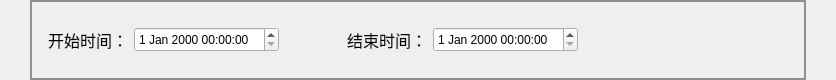
             <widget class="QWidget" name="widget_information_feedback_middle_2" native="true">
              <property name="minimumSize">
               <size>
                <width>0</width>
                <height>80</height>
               </size>
              </property>
              <property name="maximumSize">
               <size>
                <width>16777215</width>
                <height>80</height>
               </size>
              </property>
              <property name="styleSheet">
               <string notr="true"/>
              </property>
              <layout class="QHBoxLayout" name="horizontalLayout_55">
               <property name="leftMargin">
                <number>30</number>
               </property>
               <property name="topMargin">
                <number>0</number>
               </property>
               <property name="rightMargin">
                <number>30</number>
               </property>
               <property name="bottomMargin">
                <number>0</number>
               </property>
               <item>
                <widget class="QWidget" name="widget_start_and_finish_time_2" native="true">
                 <property name="styleSheet">
                  <string notr="true">QWidget#widget_start_and_finish_time_2{
border: 2px solid #8f8f91;}  </string>
                 </property>
                 <layout class="QHBoxLayout" name="horizontalLayout_56">
                  <property name="topMargin">
                   <number>0</number>
                  </property>
                  <property name="bottomMargin">
                   <number>0</number>
                  </property>
                  <item>
                   <widget class="QWidget" name="widget_start_time_2" native="true">
                    <layout class="QHBoxLayout" name="horizontalLayout_57">
                     <item>
                      <widget class="QLabel" name="label_start_time_sign_2">
                       <property name="minimumSize">
                        <size>
                         <width>80</width>
                         <height>0</height>
                        </size>
                       </property>
                       <property name="maximumSize">
                        <size>
                         <width>80</width>
                         <height>16777215</height>
                        </size>
                       </property>
                       <property name="font">
                        <font>
                         <family>微软雅黑</family>
                         <pointsize>12</pointsize>
                         <weight>50</weight>
                         <italic>false</italic>
                         <bold>false</bold>
                        </font>
                       </property>
                       <property name="styleSheet">
                        <string notr="true">/*QLabel { 
    border-radius: 8px; 
    min-width: 120px;
    min-height: 40px;
	background-color: rgb(216, 255, 164);
	color: rgb(0, 85, 255);
	font: 75 10pt &quot;微软雅黑&quot;;
 }*/</string>
                       </property>
                       <property name="text">
                        <string>开始时间：</string>
                       </property>
                      </widget>
                     </item>
                     <item>
                      <widget class="QDateTimeEdit" name="dateTimeEdit_case_entry_begin_datetime">
                       <property name="minimumSize">
                        <size>
                         <width>0</width>
                         <height>25</height>
                        </size>
                       </property>
                       <property name="maximumSize">
                        <size>
                         <width>16777215</width>
                         <height>25</height>
                        </size>
                       </property>
                      </widget>
                     </item>
                    </layout>
                   </widget>
                  </item>
                  <item>
                   <spacer name="horizontalSpacer_113">
                    <property name="orientation">
                     <enum>Qt::Horizontal</enum>
                    </property>
                    <property name="sizeHint" stdset="0">
                     <size>
                      <width>44</width>
                      <height>20</height>
                     </size>
                    </property>
                   </spacer>
                  </item>
                  <item>
                   <widget class="QWidget" name="widget_finish_time_2" native="true">
                    <layout class="QHBoxLayout" name="horizontalLayout_58">
                     <item>
                      <widget class="QLabel" name="label_finish_time_sign_2">
                       <property name="minimumSize">
                        <size>
                         <width>80</width>
                         <height>0</height>
                        </size>
                       </property>
                       <property name="maximumSize">
                        <size>
                         <width>80</width>
                         <height>16777215</height>
                        </size>
                       </property>
                       <property name="font">
                        <font>
                         <family>微软雅黑</family>
                         <pointsize>12</pointsize>
                         <weight>50</weight>
                         <italic>false</italic>
                         <bold>false</bold>
                        </font>
                       </property>
                       <property name="styleSheet">
                        <string notr="true">/*QLabel { 
    border-radius: 8px; 
    min-width: 120px;
    min-height: 40px;
	background-color: rgb(216, 255, 164);
	color: rgb(0, 85, 255);
	font: 75 10pt &quot;微软雅黑&quot;;
 }*/</string>
                       </property>
                       <property name="text">
                        <string>结束时间：</string>
                       </property>
                      </widget>
                     </item>
                     <item>
                      <widget class="QDateTimeEdit" name="dateTimeEdit_case_entry_finish_datetime">
                       <property name="minimumSize">
                        <size>
                         <width>0</width>
                         <height>25</height>
                        </size>
                       </property>
                       <property name="maximumSize">
                        <size>
                         <width>16777215</width>
                         <height>25</height>
                        </size>
                       </property>
                      </widget>
                     </item>
                    </layout>
                   </widget>
                  </item>
                  <item>
                   <spacer name="horizontalSpacer_93">
                    <property name="orientation">
                     <enum>Qt::Horizontal</enum>
                    </property>
                    <property name="sizeHint" stdset="0">
                     <size>
                      <width>210</width>
                      <height>20</height>
                     </size>
                    </property>
                   </spacer>
                  </item>
                 </layout>
                </widget>
               </item>
              </layout>
             </widget>
